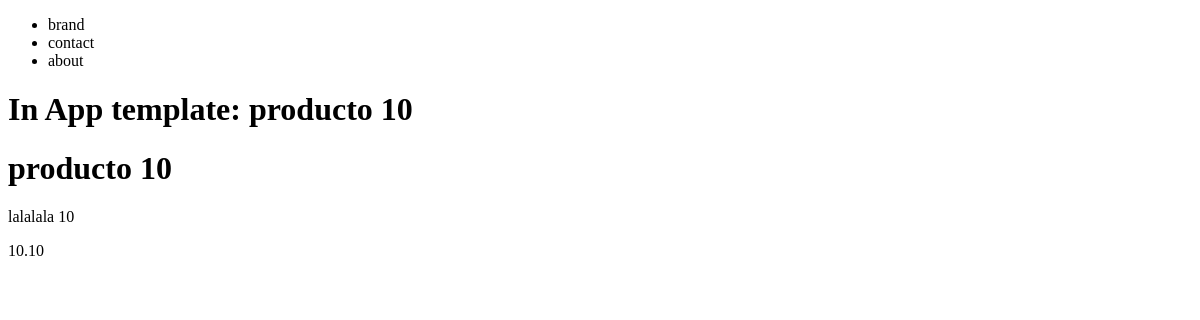
/products//10/, run on an earlier commit of the app's database.
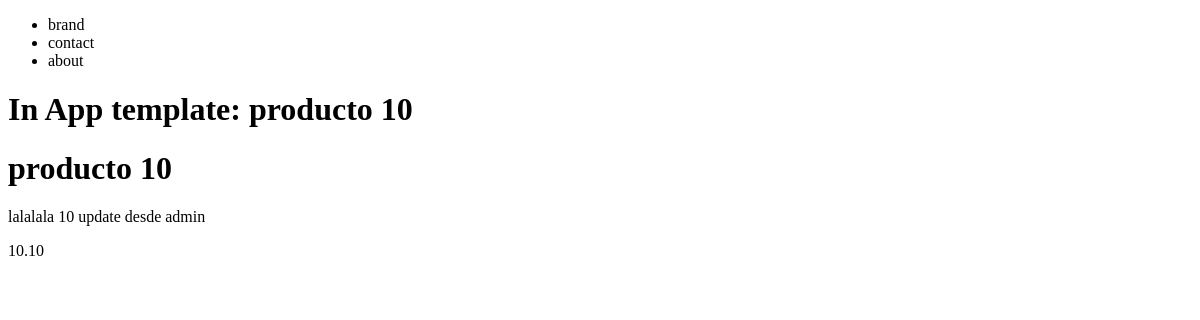
And on a later commit of the database.
### products/models.py (models this page shows, shortened)
class Product(models.Model):
    title       = models.CharField(max_length=120) # max_length = is required
    description = models.TextField(blank=True, null=True)
    price       = models.DecimalField(decimal_places=2, max_digits=1000)
    summary     = models.TextField(blank=False, null=False) # this field is not required. This field can be empty in the database.
    featured    = models.BooleanField(default=False) # null=True, default=True

### products/views.py (the view)
# urls.py: path('/<int:id>/', product_detail_view, name='product-detail'),
def product_detail_view(request, id):
    obj = get_object_or_404(Product, id=id)
    context = {
        "object" : obj
    }
    return render(request, "products/product_detail.html", context)

### products/templates/products/product_detail.html
{% extends 'base.html' %}
{% block content %}
<h1>In App template: {{ object.title }}</h1>
<h1>{{ object.title }}</h1>
<p>{% if object.description != None and object.description != '' %}{{ object.description }}{% else %}Description Coming Soon{% endif %}</p>
{{ object.price }}
{% endblock %}

What changed in the data, as far as the page shows it:
changed Product "producto 10": description "lalalala 10" → "lalalala 10 update desde admin"
